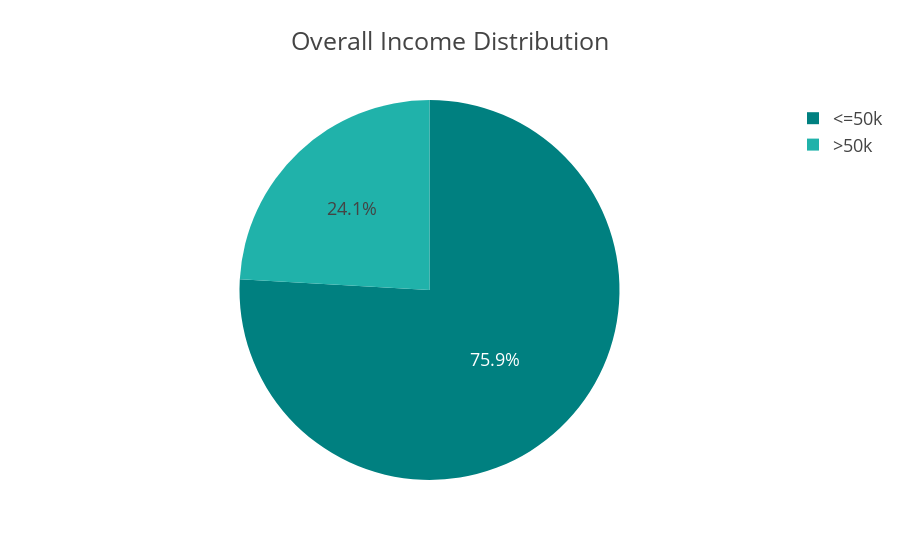

Notebook source saved alongside this figure:
### Code cell
fig=px.pie(
    adult_df_income,names='income',values='total',
    title='Overall Income Distribution',
    color_discrete_sequence=["teal","LightSeaGreen"],
)
fig.update_layout(template="presentation", paper_bgcolor="rgba(0,0,0,0)",plot_bgcolor=("rgba(0,0,0,0)"))
fig.show()
fig.write_image(os.path.join(result_dir,'income_distribution_pie_chart.jpg'))
fig.write_image(os.path.join(result_dir,'income_distribution_pie_chart.png'))
fig.write_html(os.path.join(result_dir,'income_distribution_pie_chart.html'))

### Figure 1 — Plotly figure (JSON) as saved in the notebook; plotly's stock layout.template omitted (floating-point values rounded to 4 significant figures)
{"data": [{"domain": {"x": [0, 1], "y": [0, 1]}, "hovertemplate": "income=%{label}<br>total=%{value}<extra></extra>", "labels": ["<=50k", ">50k"], "legendgroup": "", "name": "", "showlegend": true, "type": "pie", "values": [24677, 7836]}], "layout": {"autosize": true, "legend": {"tracegroupgap": 0}, "paper_bgcolor": "rgba(0, 0, 0, 0)", "piecolorway": ["teal", "LightSeaGreen"], "plot_bgcolor": "rgba(0, 0, 0, 0)", "title": {"text": "Overall Income Distribution"}}}
